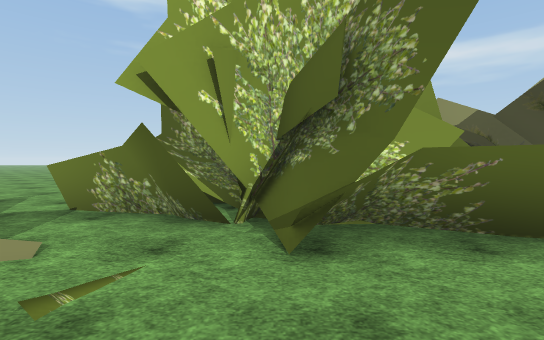
View 1 (above)

24 first-person views from a walk through a 3-D level made in the Unity game engine. The camera is 1.4 m above the floor, tilts 2° down and sees 85° across. The floor is counted in squares, 2 m on a side. Each view is taken from the middle of a square. On the plan, view 1 faces up. The plan holds only what a view shows up to about 10 squares ahead; the rest is blank. The place goes on beyond the plan. The player character is not drawn. Some surface patterns are stand-ins.

View 2
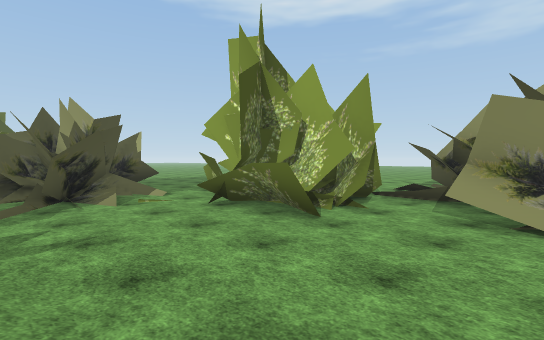

View 3
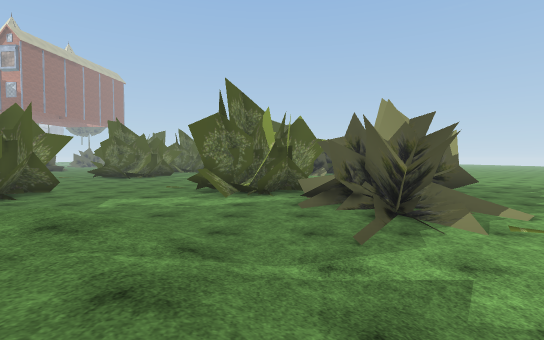

View 4
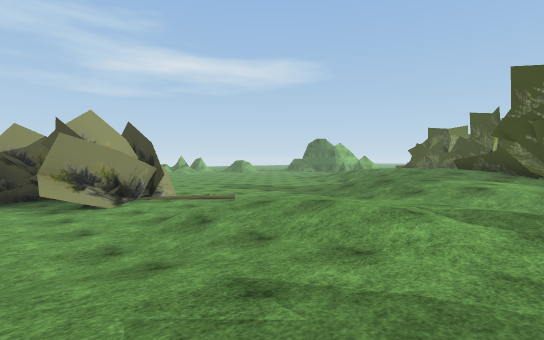

View 5
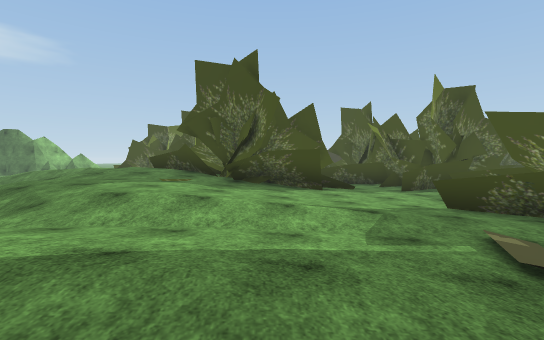

View 6
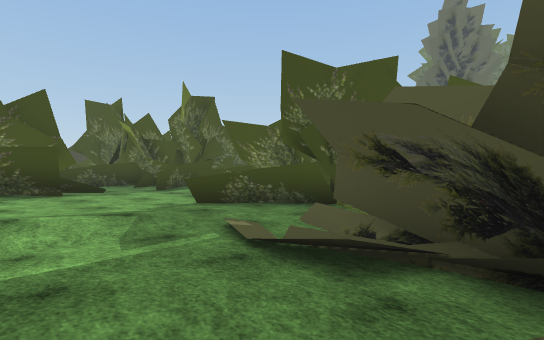

View 7
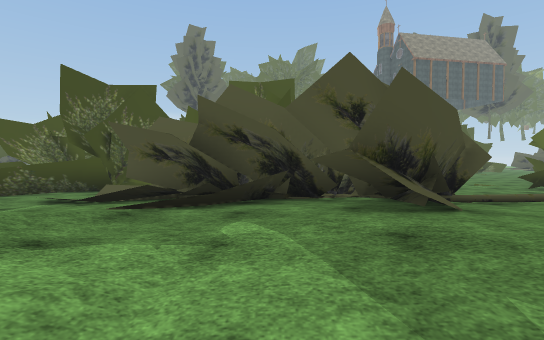

View 8
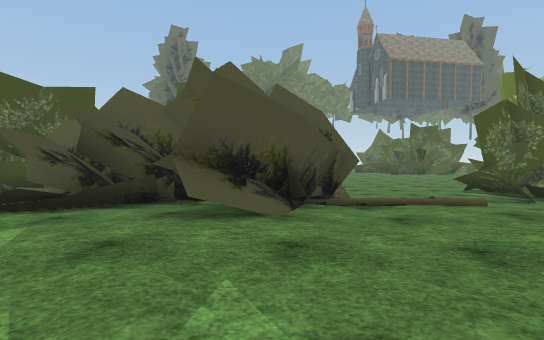

View 9
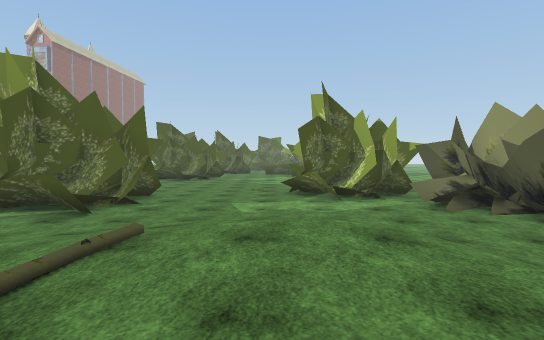

View 10
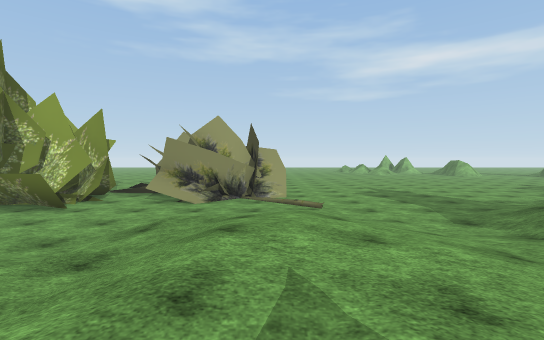

View 11
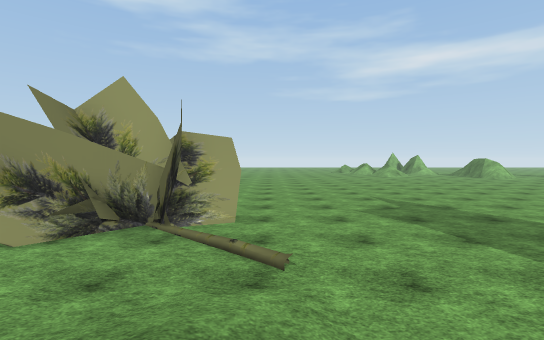

View 12
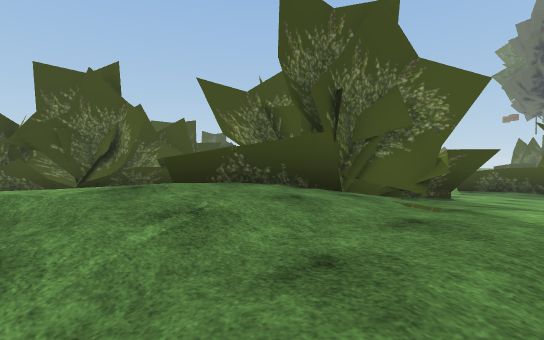

View 13
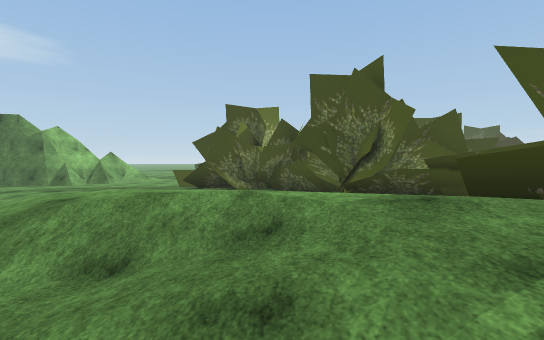

View 14
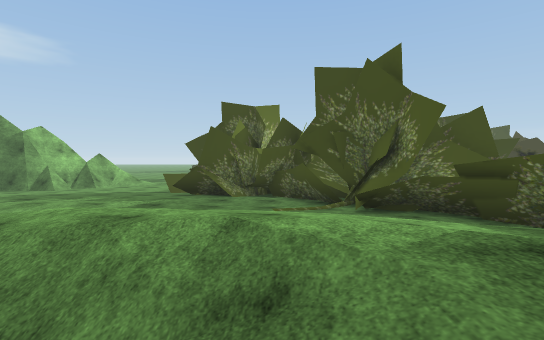

View 15
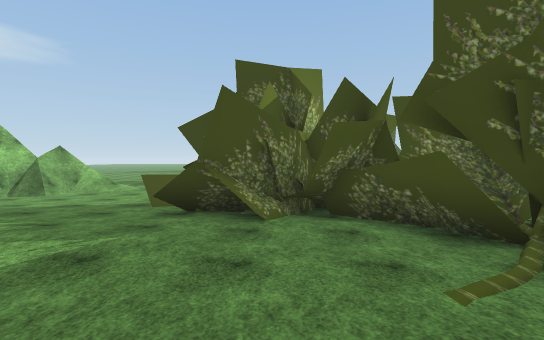

View 16
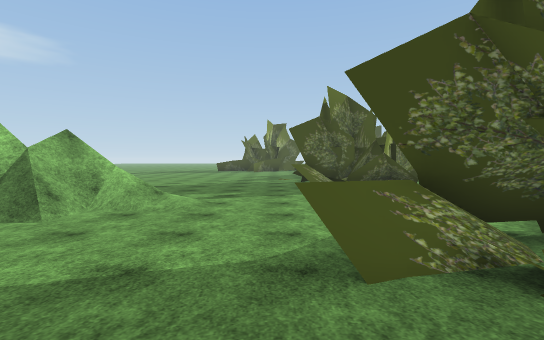

View 17
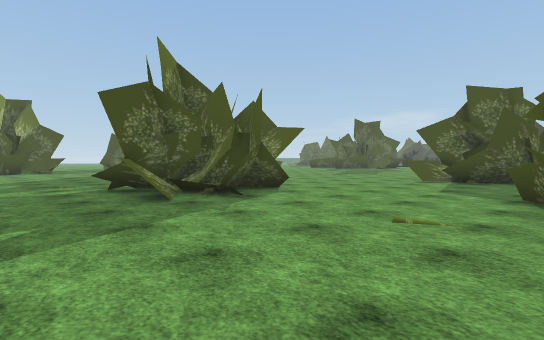

View 18
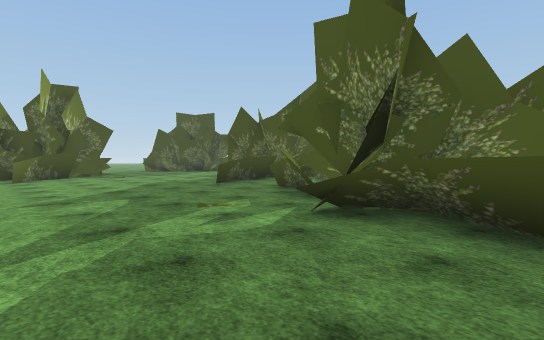

View 19
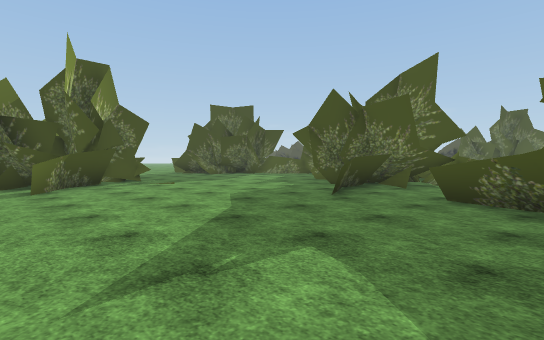

View 20
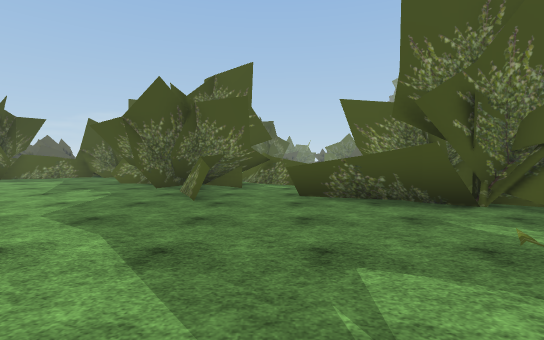

View 21
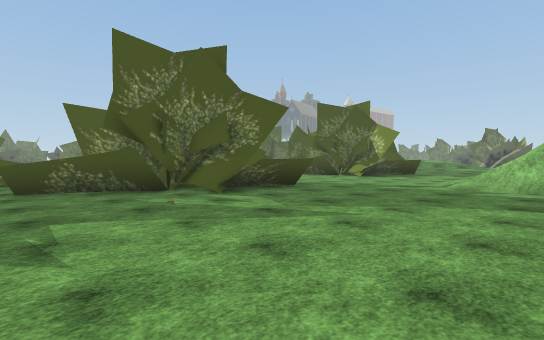

View 22
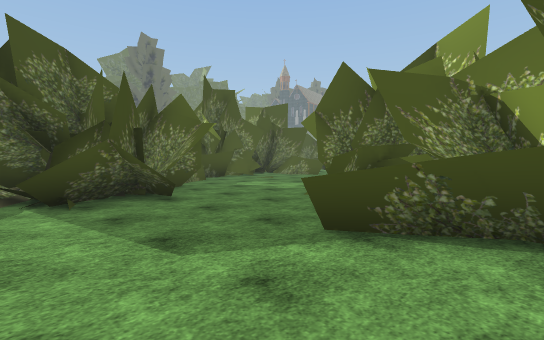

View 23
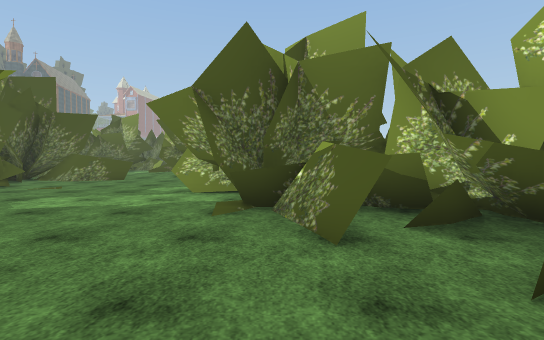

View 24
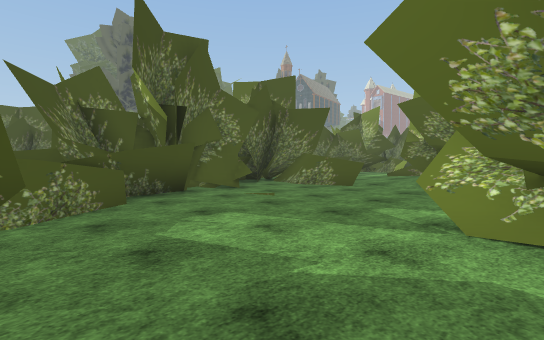

### Floor plan
Key: @ floor where view 1 was taken; # wall or solid block; . main floor; : floor 0.25 m higher than the main floor; + floor 0.5 m higher than the main floor; * floor 0.75 m higher than the main floor; % floor 1 m higher than the main floor; & floor 1.25 m higher than the main floor; $ floor 1.5 m higher than the main floor; / step, stairs or slope; = window, fence, low wall or low ledge; O other object.
Columns run from 7 left of view 1 to 43 right of it. Each row starts with its distance up from view 1.
  9               .........      ::./=##/........
  8 ..      .OO   .........    //::..////........
  7 ...     ./OO  .........    /:::...//...............
  6 ....   O../OO .........    /+:::.................OO
  5 ..... OOOO..OOO........    /+:::...................
  4 ....OOOOOO.OOOO........//  ++:O/O.....*OO..........
  3   /...OOO....../..... //& :++:O/OO...OO:O.O........
  2  OOO...OOO...../.../ ///&/+:::OOO.....OOOOOO.O.....
  1 OOOOO......./////./////// +:::OOOO....OOOOO..OO....
  0 OOOOOOO@....///////////// /:OOOOOO.....OOO....OO...
 -1 OO///..../////%////&%/$O/ +OOOOOOO......O OOOOOOO..
 -2 OOO.....//////%////%%/OO/ OOOOOO........    OOO O..
 -3 O//...///**/*/////%%//OOOOOOOO.O.......      OO  ..
 -4 OOO...//******///////OOOO   O.....OO..
 -5 .....//***/O**//////+ OO+/.......OOO:
 -6 .....////+OOO///:///O/OO::......OOOOO
 -7 ......///OOOOO///+::::O::O......OOOOO
 -8 ...O..//:OOOOOOO::OO::::.O.....OO
 -9 .OOOOO..:       ::O::.O.OO.OOOOO
-10  OOOO....   O   OOOO..OOOOOOOOOO
-11   OOO....  OO OOOOOOOO O O   OOO
-12   OO....        O OO         O O

Positions as (right, up) in squares from view 1, and headings:
1: (0, 0), facing up
2: (5, -1), facing up-left
3: (3, -2), facing left
4: (3, -4), facing up-right
5: (6, -5), facing right
6: (6, -5), facing down-right
7: (5, -2), facing down
8: (3, -2), facing down
9: (3, -5), facing left
10: (7, -4), facing up
11: (8, 0), facing up
12: (12, 1), facing down-right
13: (13, 1), facing right
14: (14, 1), facing right
15: (18, 2), facing right
16: (22, 5), facing right
17: (26, 6), facing down-right
18: (31, 7), facing down-right
19: (35, 7), facing down-right
20: (37, 7), facing down
21: (37, 9), facing down-left
22: (29, 1), facing down-left
23: (28, -2), facing left
24: (25, -3), facing down-left
